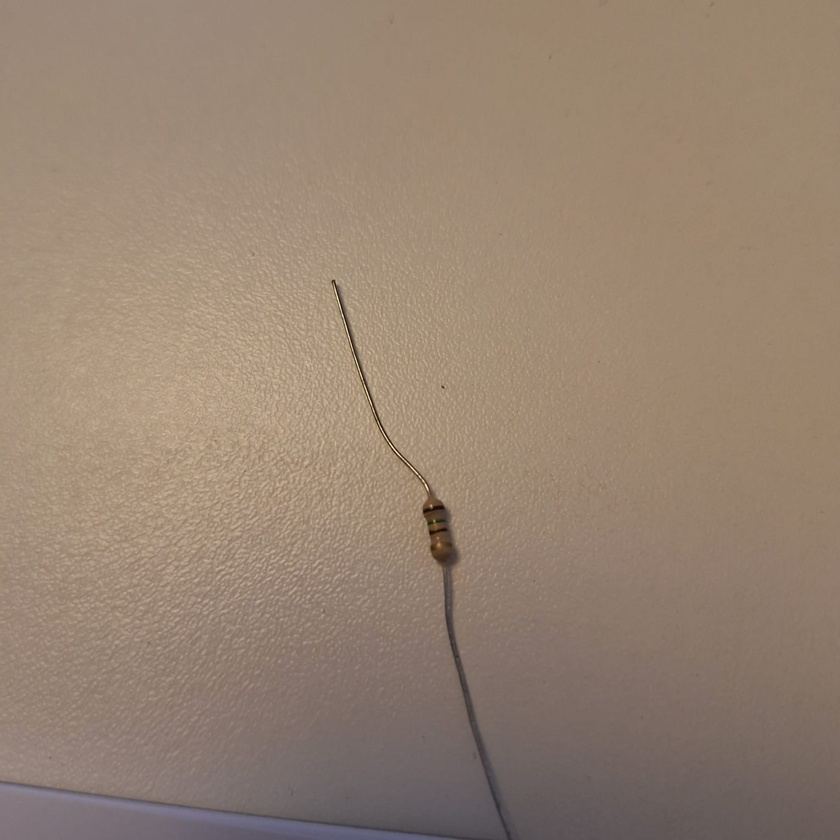
#> input picture foto.jpg, 840 x 840 px, shrunk from 1528 x 1528 before the run, found by its file name
$ python removeDetectedResistor.py
#> lines starting #> are read from the running program, lines starting #| are printed output that depends on the picture
import cv2
import os
import matplotlib.pyplot as plt

# Caminho do classificador
classificador_1 = os.path.join("cascade_fotos", "cascade.xml")
rastreador_1 = cv2.CascadeClassifier(classificador_1)

# Importando a imagem a ser utilizada no modelo
imagem = cv2.imread("foto.jpg")
#> imagem is the input picture: shape (840, 840, 3); mean B, G, R 113.7, 130.7, 150.3

# Verificação: se a imagem foi carregada
if imagem is None:
    raise FileNotFoundError("Não consegui abrir 'foto.jpg'. Confirme o caminho do arquivo.")

# Transformando a imagem em escala de cinza
imagem_gray = cv2.cvtColor(imagem, cv2.COLOR_BGR2GRAY)
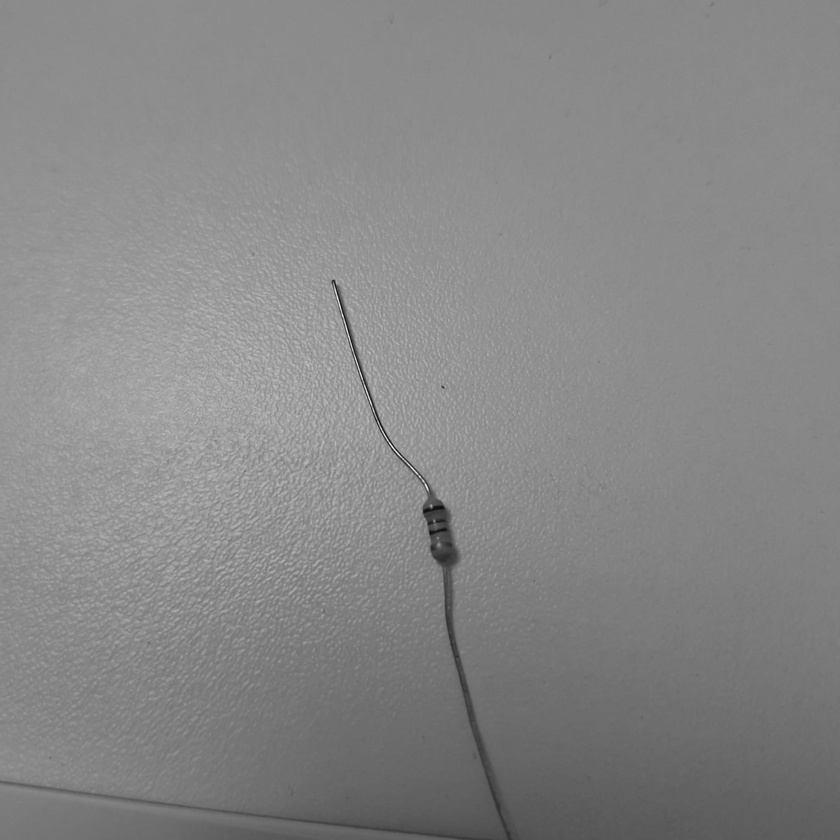
#> imagem_gray: shape (840, 840); min 11, max 249, mean 134.6

# Encontrando os objetos
objetos = rastreador_1.detectMultiScale(imagem_gray)
#> objetos = [[422, 516, 37, 37], [417, 499, 41, 41]]

# Coordenadas dos pixels e quantidade de objetos encontrados
print("Coordenadas:", objetos)
#| Coordenadas: [[422 516  37  37]
#|  [417 499  41  41]]
print("Quantidade de objetos:", len(objetos))
#| Quantidade de objetos: 2


# Lista para armazenar os recortes (ROIs)
imagens_detectadas = []
for (x, y, w, h) in objetos:
    roi = imagem[y:y+h, x:x+w]
    imagens_detectadas.append(roi)
#> this loop made 2 passes
#> pass 1, `roi = imagem[y:y+h, x:x+w]`:
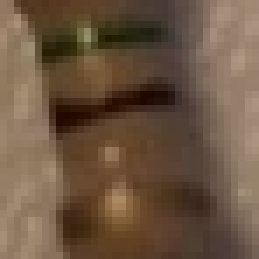
#> roi: shape (37, 37, 3) (shown 7 times larger); mean B, G, R 65.3, 85.8, 108.7
#> pass 2, `roi = imagem[y:y+h, x:x+w]`:
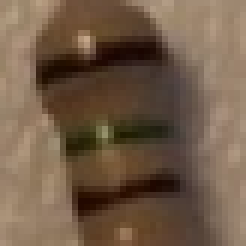
#> roi: shape (41, 41, 3) (shown 6 times larger); mean B, G, R 71.9, 92, 114.2
#> after the loop, imagens_detectadas = 2 items

for i, roi in enumerate(imagens_detectadas):
    plt.imshow(cv2.cvtColor(roi, cv2.COLOR_BGR2RGB))
    plt.title(f"Detecção {i}")
    plt.axis("off")
    plt.show()
#> this loop made 2 passes
